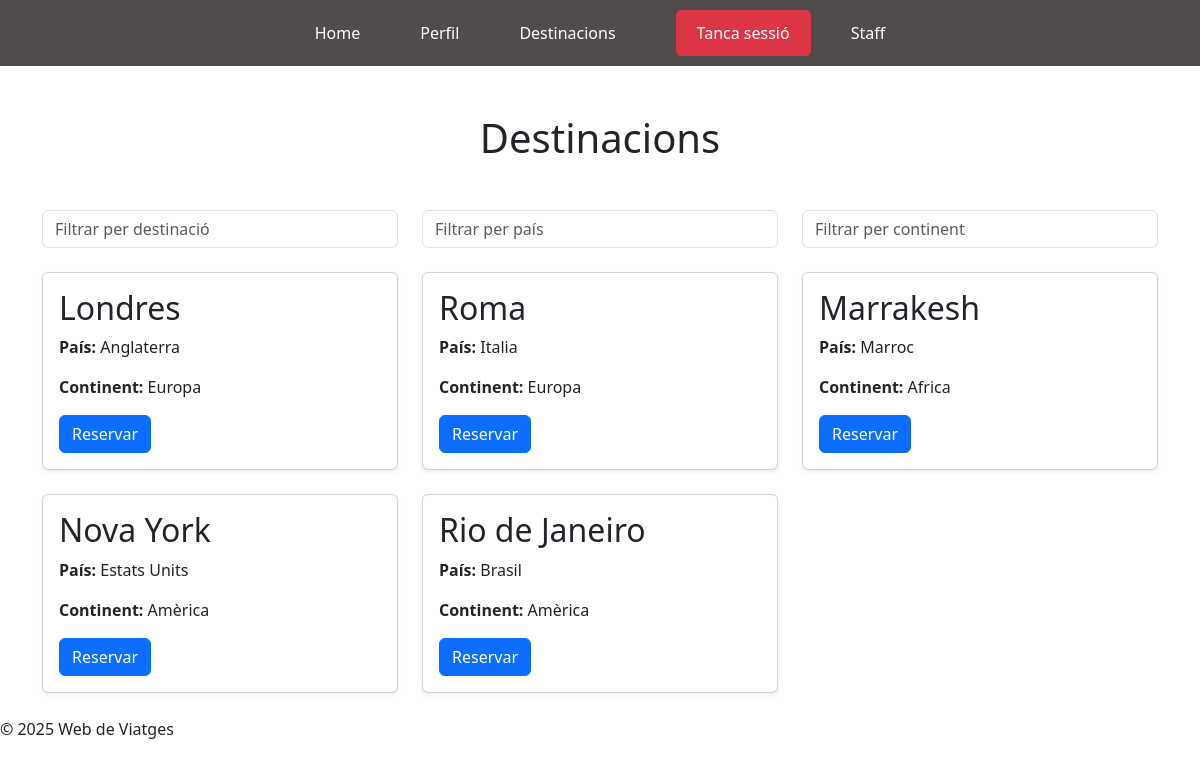
Page /accounts/viatges/ (signed in) on the committed database.
### accounts/models.py (models this page shows, shortened)
class Destinacio(models.Model):
    nom = models.CharField(max_length=100)
    pais = models.CharField(max_length=50)
    continent = models.CharField(max_length=50)

### accounts/views.py (the view)
# urls.py: path('viatges/', views.llista_viatges, name='viatges'),
@login_required
def llista_viatges(request):
    viatges = Destinacio.objects.all()
    return render(request, 'opcions_viatge.html', {'viatges': viatges})

### accounts/templates/opcions_viatge.html (shortened to what this page needs)
{% extends "base.html" %}
{% block content %}
<div class="container mt-5">
    <h1 class="text-center mb-5">Destinacions</h1>
<div class="row mb-4">
    <div class="col-md-4">
        <input type="text" id="filter-destinacio" class="form-control" placeholder="Filtrar per destinació">
    </div>
    <div class="col-md-4">
        <input type="text" id="filter-pais" class="form-control" placeholder="Filtrar per país">
    </div>
    <div class="col-md-4">
        <input type="text" id="filter-continent" class="form-control" placeholder="Filtrar per continent">
    </div>
</div>
<link rel="stylesheet" href="https://code.jquery.com/ui/1.13.2/themes/base/jquery-ui.css">
    {% if viatges %}
        <div class="row" id="viatges-container">
            {% for viatge in viatges %}
                <div class="col-md-4 mb-4 viatge-card"
                     data-destinacio="{{ viatge.nom|lower }}"
                     data-pais="{{ viatge.pais|lower }}"
                     data-continent="{{ viatge.continent|lower }}">
                    <div class="card shadow-sm">
                        <div class="card-body">
                            <h2 class="card-title">{{ viatge.nom }}</h2>
                            <p class="card-text"><strong>País:</strong> {{ viatge.pais }}</p>
                            <p class="card-text"><strong>Continent:</strong> {{ viatge.continent }}</p>
                            <a href="{% url 'reserva_viatge' viatge.nom %}" class="btn btn-primary">Reservar</a>
                        </div>
                    </div>
                </div>
            {% endfor %}
        </div>
    {% else %}
        <p class="text-center">No tens cap viatge programat.</p>
    {% endif %}
</div>
{% endblock %}

### rows in the picture
Destinacio: nom "Londres", pais "Anglaterra", continent "Europa"
Destinacio: nom "Roma", pais "Italia", continent "Europa"
Destinacio: nom "Marrakesh", pais "Marroc", continent "Africa"
Destinacio: nom "Nova York", pais "Estats Units", continent "Amèrica"
Destinacio: nom "Rio de Janeiro", pais "Brasil", continent "Amèrica"
